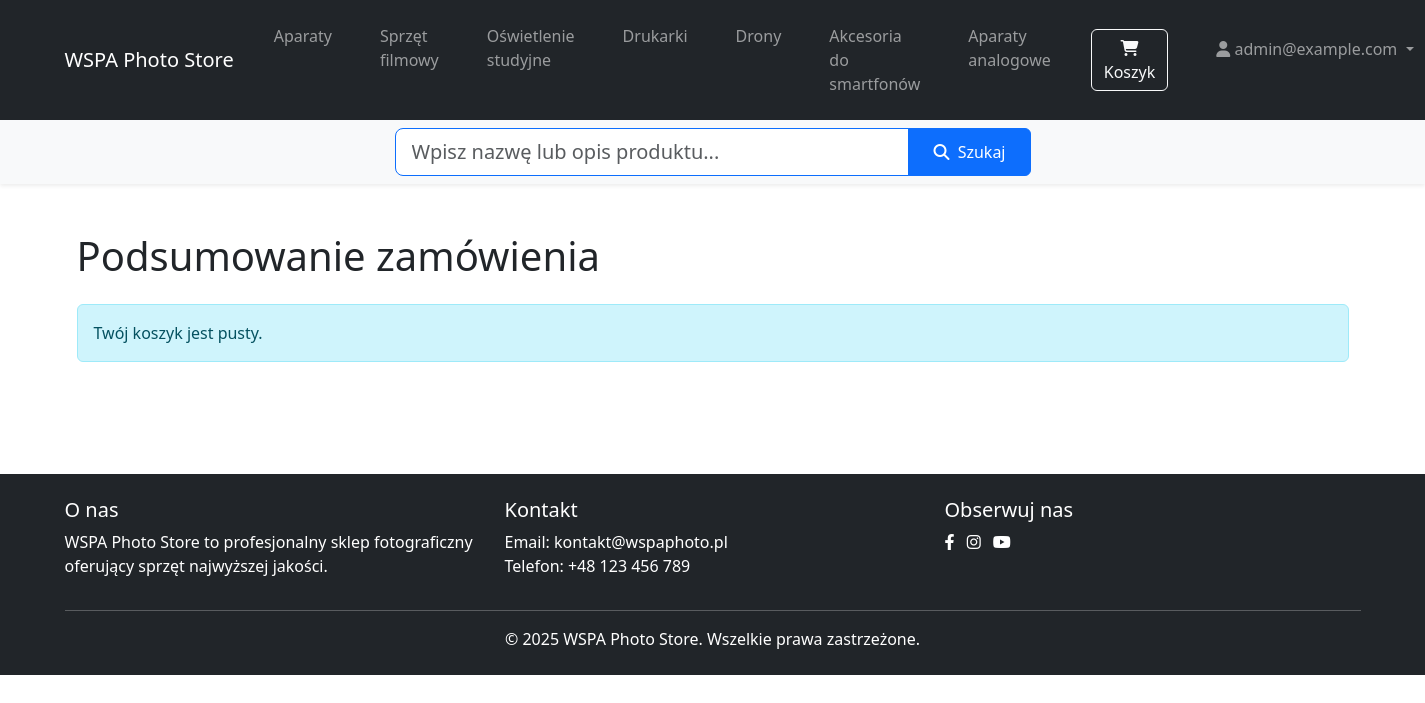
Page /checkout (signed in) on the committed database.
### tables this page shows
CREATE TABLE categories (
        id INTEGER PRIMARY KEY AUTOINCREMENT,
        name TEXT NOT NULL UNIQUE,
        slug TEXT NOT NULL UNIQUE
    );

CREATE TABLE users (
        id INTEGER PRIMARY KEY AUTOINCREMENT,
        email TEXT NOT NULL UNIQUE,
        password_hash TEXT NOT NULL,
        full_name TEXT,
        address TEXT,
        is_admin BOOLEAN NOT NULL DEFAULT 0
    );

### app.py (the view, shortened to what this page needs)
@app.route('/checkout', methods=['GET', 'POST'])
def checkout():
    if 'user_id' not in session:
        flash('Musisz być zalogowany, aby złożyć zamówienie.', 'danger')
        return redirect(url_for('login', next=url_for('checkout')))
    cart = session.get('cart', {})
    total = sum(item['price'] * item['quantity'] for item in cart.values())
    user = database.get_user_by_id(session['user_id'])
    return render_template('checkout.html', cart=cart, total=total, user=user)

### app.py (called while the page is built)
@app.context_processor
def inject_template_vars():
    return {
        'get_categories_for_nav': lambda: database.get_categories(),
        'now': datetime.now()
    }

### database.py (called while the page is built)
@contextmanager
def get_db():
    db = sqlite3.connect(DATABASE)
    db.row_factory = sqlite3.Row
    try:
        yield db
    finally:
        db.close()

def get_categories():
    with get_db() as db:
        categories = db.execute('SELECT * FROM categories').fetchall()
        return [dict(category) for category in categories]

def get_user_by_id(user_id):
    with get_db() as db:
        row = db.execute('SELECT * FROM users WHERE id = ?', (user_id,)).fetchone()
        return dict(row) if row else None

### templates/checkout.html (shortened to what this page needs)
{% extends "base.html" %}
{% block content %}
<div class="container py-4">
    <h1 class="mb-4">Podsumowanie zamówienia</h1>
    {% if cart and cart|length > 0 %}
    <form method="post" action="{{ url_for('checkout') }}">
        <div class="row">
            <div class="col-md-7">
                <h4 class="mb-3">Adres dostawy</h4>
                <div class="mb-3">
                    <label for="full_name" class="form-label">Imię i nazwisko</label>
                    <input type="text" class="form-control" id="full_name" name="full_name" required value="{{ user.full_name if user else '' }}">
                </div>
                <div class="mb-3">
                    <label for="address" class="form-label">Adres</label>
                    <textarea class="form-control" id="address" name="address" rows="2" required>{{ user.address if user else '' }}</textarea>
                </div>
                <div class="mb-3">
                    <label for="blik_code" class="form-label">Kod BLIK</label>
                    <input type="text" class="form-control" id="blik_code" name="blik_code" pattern="\d{6}" maxlength="6" minlength="6" required placeholder="Wprowadź 6-cyfrowy kod BLIK">
                </div>
            </div>
            <div class="col-md-5">
                <h4 class="mb-3">Twój koszyk</h4>
                <ul class="list-group mb-3">
                    {% for name, item in cart.items() %}
                    <li class="list-group-item d-flex justify-content-between lh-sm">
                        <div>
                            <h6 class="my-0">{{ item.name }}</h6>
                            <small class="text-muted">x{{ item.quantity }}</small>
                        </div>
                        <span class="text-muted">{{ "%.2f"|format(item.price * item.quantity) }} zł</span>
                    </li>
                    {% endfor %}
                    <li class="list-group-item d-flex justify-content-between">
                        <span><strong>Razem</strong></span>
                        <strong>{{ "%.2f"|format(total) }} zł</strong>
                    </li>
                </ul>
                <button type="submit" class="btn btn-primary w-100 mt-3">Złóż zamówienie</button>
            </div>
        </div>
    </form>
    {% else %}
        <div class="alert alert-info">Twój koszyk jest pusty.</div>
    {% endif %}
</div>
{% endblock %}

### templates/base.html (shortened to what this page needs)
<!DOCTYPE html>
<html lang="pl">
<head>
    <link rel="stylesheet" href="{{ url_for('static', filename='css/style.css') }}">
    <link href="https://cdn.jsdelivr.net/npm/bootstrap@5.3.0/dist/css/bootstrap.min.css" rel="stylesheet">
    <link rel="stylesheet" href="https://cdnjs.cloudflare.com/ajax/libs/font-awesome/6.4.0/css/all.min.css">
</head>
<body>
    <header>
        <nav class="navbar navbar-expand-lg navbar-dark bg-dark">
            <div class="container">
                <a class="navbar-brand" href="{{ url_for('home') }}">WSPA Photo Store</a>
                <div class="collapse navbar-collapse" id="navbarNav">
                    <ul class="navbar-nav me-auto">
                        {% for category in get_categories_for_nav() %}
                        <li class="nav-item">
                            <a class="nav-link" href="{{ url_for('category_page', category=category.slug) }}">
                                {{ category.name }}
                            </a>
                        </li>
                        {% endfor %}
                    </ul>
                    <ul class="navbar-nav ms-auto">
                        <li class="nav-item me-2">
                            <a href="{{ url_for('view_cart') }}" class="btn btn-outline-light position-relative">
                                <i class="fas fa-shopping-cart"></i> Koszyk
                            </a>
                        </li>
                        {% if 'user_id' in session %}
                            <li class="nav-item dropdown">
                                <a class="nav-link dropdown-toggle" href="#" id="navbarDropdown" role="button" data-bs-toggle="dropdown" aria-expanded="false">
                                    <i class="fas fa-user"></i> {{ session.user_email }}
                                </a>
                            </li>
                        {% endif %}
                    </ul>
                </div>
            </div>
        </nav>
        <div class="bg-light py-2 shadow-sm">
            <div class="container">
                <div class="row justify-content-center">
                    <div class="col-12 col-md-8 col-lg-6">
                        <form action="{{ url_for('search') }}" method="get" class="mb-0">
                            <div class="input-group">
                                <input class="form-control form-control-lg border-primary"
                                       type="search"
                                       name="q"
                                       placeholder="Wpisz nazwę lub opis produktu..."
                                       aria-label="Szukaj produktów"
                                       required>
                                <button class="btn btn-primary px-4" type="submit">
                                    <i class="fas fa-search me-1"></i> Szukaj
                                </button>
                            </div>
                        </form>
                    </div>
                </div>
            </div>
        </div>
    </header>
    <main class="py-4">
        <div class="container">
            {% block content %}{% endblock %}
        </div>
    </main>
    <footer class="bg-dark text-white py-4 mt-5">
        <div class="container">
            <div class="row">
                <div class="col-md-4">
                    <h5>O nas</h5>
                    <p>WSPA Photo Store to profesjonalny sklep fotograficzny oferujący sprzęt najwyższej jakości.</p>
                </div>
                <div class="col-md-4">
                    <h5>Kontakt</h5>
                    <p>Email: kontakt@wspaphoto.pl<br>Telefon: +48 123 456 789</p>
                </div>
                <div class="col-md-4">
                    <h5>Obserwuj nas</h5>
                    <div class="social-links">
                        <a href="#" class="text-white me-2"><i class="fab fa-facebook-f"></i></a>
                        <a href="#" class="text-white me-2"><i class="fab fa-instagram"></i></a>
                        <a href="#" class="text-white me-2"><i class="fab fa-youtube"></i></a>
                    </div>
                </div>
            </div>
            <hr class="bg-light">
            <div class="text-center">
                <p class="mb-0">&copy; {{ now.year }} WSPA Photo Store. Wszelkie prawa zastrzeżone.</p>
            </div>
        </div>
    </footer>
</body>
</html>

### static/css/style.css (style rules this page uses)
body { margin: 0; padding: 0; font-family: Arial, sans-serif; }
.nav-item { color: #2c3e50; text-decoration: none; padding: 0.5rem 1rem; border-radius: 6px; transition: background-color 0.2s; }

### rows in the picture
categories: name "Aparaty"
categories: name "Sprzęt filmowy"
categories: name "Oświetlenie studyjne"
categories: name "Drukarki"
categories: name "Drony"
categories: name "Akcesoria do smartfonów"
categories: name "Aparaty analogowe"
users: user_email "admin@example.com"
